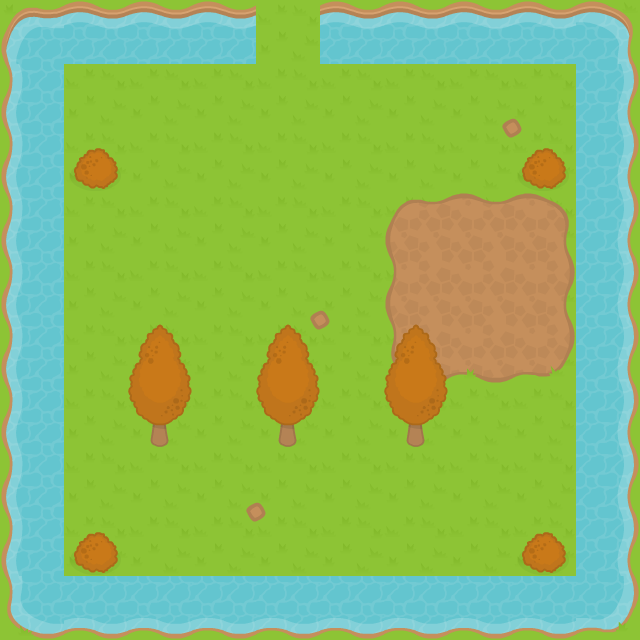

This is a level from a 2D game, rendered from its Tiled map with the project's own tilesets. A one-line summary and the complete map file follow:
An orthogonal 10x10 tile map with 64x64 px tiles, 2 tile layers (Background, Blocked) and 15 objects (8x coin, 5x enemy, startingPosition, portal).

<map version="1.2" tiledversion="1.2.4" orientation="orthogonal" renderorder="right-down" width="10" height="10" tilewidth="64" tileheight="64" infinite="0" nextlayerid="8" nextobjectid="16">
 <tileset firstgid="1" name="RPGpack_sheet" tilewidth="64" tileheight="64" tilecount="260" columns="20">
  <image source="../../01_Creating a Level in Tiled/project_start/RPGpack_sheet.png" width="1280" height="832" />
 </tileset>
 <layer id="1" name="Background" width="10" height="10">
  <data encoding="csv">
22,22,22,22,22,22,22,22,22,22,
22,22,22,22,22,22,22,4,5,22,
22,22,22,22,22,22,22,24,25,22,
22,22,22,22,22,22,6,7,8,22,
22,22,22,22,4,5,26,27,28,22,
22,22,22,22,24,25,46,47,48,22,
22,22,22,22,22,22,22,22,22,22,
22,22,22,4,5,22,22,22,22,22,
22,22,22,24,25,22,22,22,22,22,
22,22,22,22,22,22,22,22,22,22
</data>
 </layer>
 <layer id="2" name="Blocked" width="10" height="10">
  <data encoding="csv">
11,12,12,12,0,12,12,12,12,13,
31,0,0,0,0,0,0,0,0,33,
31,183,0,0,0,0,0,0,183,33,
31,0,0,0,0,0,0,0,0,33,
31,0,0,0,0,0,0,0,0,33,
31,0,203,0,203,0,203,0,0,33,
31,0,223,0,223,0,223,0,0,33,
31,0,0,0,0,0,0,0,0,33,
31,183,0,0,0,0,0,0,183,33,
51,52,52,52,52,52,52,52,52,53
</data>
 </layer>
 <objectgroup id="4" name="Player">
  <object id="1" name="startingPosition" type="startingPosition" x="291" y="551">
   <point />
  </object>
 </objectgroup>
 <objectgroup id="5" name="Enemies">
  <object id="11" name="enemy" type="enemy" x="549" y="417">
   <point />
  </object>
  <object id="12" name="enemy" type="enemy" x="420" y="103">
   <point />
  </object>
  <object id="13" name="enemy" type="enemy" x="276" y="124">
   <point />
  </object>
  <object id="14" name="enemy" type="enemy" x="208" y="271">
   <point />
  </object>
  <object id="15" name="enemy" type="enemy" x="158" y="553">
   <point />
  </object>
 </objectgroup>
 <objectgroup id="6" name="Coins">
  <object id="3" name="coin" type="coin" x="97" y="107">
   <point />
  </object>
  <object id="4" name="coin" type="coin" x="171" y="141">
   <point />
  </object>
  <object id="5" name="coin" type="coin" x="514" y="103">
   <point />
  </object>
  <object id="6" name="coin" type="coin" x="69" y="294">
   <point />
  </object>
  <object id="7" name="coin" type="coin" x="463" y="527">
   <point />
  </object>
  <object id="8" name="coin" type="coin" x="497" y="313">
   <point />
  </object>
  <object id="9" name="coin" type="coin" x="98" y="489">
   <point />
  </object>
  <object id="10" name="coin" type="coin" x="326" y="215">
   <point />
  </object>
 </objectgroup>
 <objectgroup id="7" name="Portal">
  <object id="2" name="portal" type="portal" x="293" y="49">
   <point />
  </object>
 </objectgroup>
</map>
